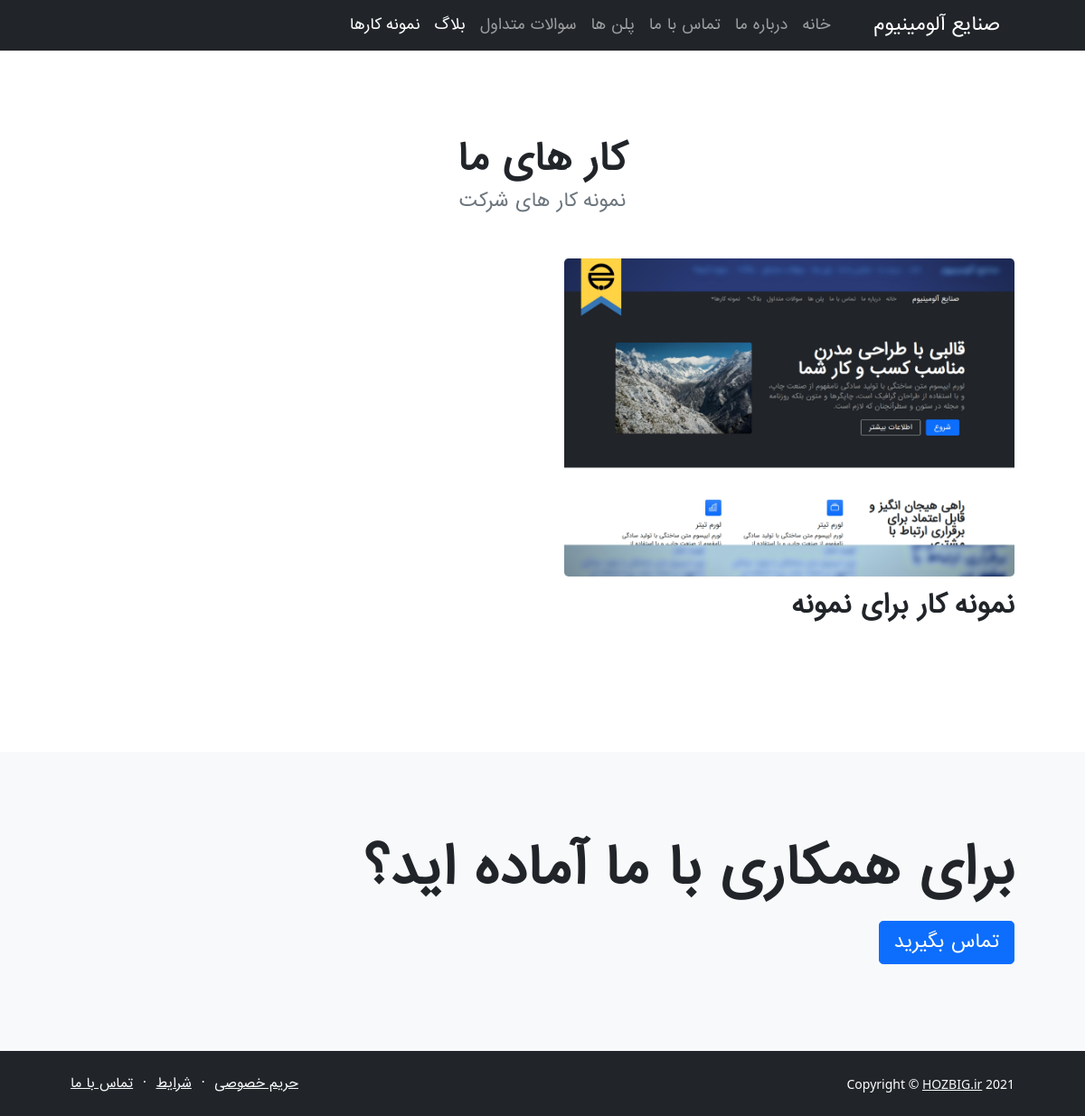
The page /portfolio/ on the database its author committed.
### portfolio/models.py (models this page shows)
class Portfolio(models.Model):
	title = models.CharField(max_length=120)
	slug = models.SlugField(max_length=50, default="")
	description1 = models.TextField()
	image1 = models.ImageField(upload_to='portfolio-image/', null=False, blank=False)
	image2 = models.ImageField(upload_to='portfolio-image/', null=True, blank=True)
	image3 = models.ImageField(upload_to='portfolio-image/', null=True, blank=True)
	description2 = models.TextField(null=True, blank=True)
	created_time = models.DateTimeField(auto_now_add=True, blank=True, null=True)
	publish_time = models.DateTimeField(auto_now=True, blank=True, null=True)
	STATUS_LIST = (
			("p", "publish"),
			("d", "draft"),
		)
	status = models.CharField(max_length=1, choices=STATUS_LIST, default="p", )
	suggest = models.BooleanField(default=False)
	def j_created_time(self):
		return jalali_convertor(self.created_time, lang_format="en", time_status="on")
	j_created_time.short_description = "created_time"
	def j_publish_time(self):
		return jalali_convertor(self.publish_time)
	j_publish_time.short_description = "published_time"

### portfolio/views.py (the view)
# urls.py: path('', portfolio_home_view, name= 'portfolio_home_url'),
def portfolio_home_view(request):
	portfolios = Portfolio.objects.all().filter(status = "p")
	context = {
		"page_title": "نمونه کارها",
		"portfolios": portfolios,
	}
	return render(request, 'portfolio/portfolio-home.html', context)

### templates/portfolio/portfolio-home.html
{% extends 'bases/base-templates.html' %}
{% load static %}
        {% block first_row %}
        <section class="py-5">
            <div class="container px-5 my-5">
                <div class="text-center mb-5">
                    <h1 class="fw-bolder">کار های ما</h1>
                    <p class="lead fw-normal text-muted mb-0">نمونه کار های شرکت</p>
                </div>
                <div class="row gx-5">
                    {% for item in portfolios %}
                    <div class="col-lg-6">
                        <div class="position-relative mb-5">
                            <img class="img-fluid rounded-3 mb-3" src="{{item.image1.url}}"
                                alt="{{item.image1.name}}" />
                            <a class="h3 fw-bolder text-decoration-none link-dark stretched-link" href="{% url 'portfolio_app:portfolio_post_url' item.slug %}">{{item.title}}</a>
                        </div>
                    </div>
                    {% endfor %}
                </div>
            </div>
        </section>
        {% endblock first_row %}
        {% block second_row %}
        <section class="py-5 bg-light">
            <div class="container px-5 my-5">
                <h2 class="display-4 fw-bolder mb-4">برای همکاری با ما آماده اید؟</h2>
                <a class="btn btn-lg btn-primary" href="#!">تماس بگیرید</a>
            </div>
        </section>
        {% endblock second_row %}

### assets/css/styles-mine.css (style rules this page uses)
body { font-family: 'IRANSans'; }

### rows shown on the page
Portfolio: image1 (picture), title "نمونه کار برای نمونه"
